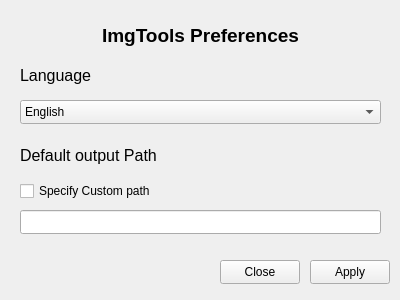
<?xml version="1.0" encoding="UTF-8"?>
<ui version="4.0">
 <class>Form</class>
 <widget class="QWidget" name="Form">
  <property name="geometry">
   <rect>
    <x>0</x>
    <y>0</y>
    <width>400</width>
    <height>300</height>
   </rect>
  </property>
  <property name="windowTitle">
   <string>ImgTools - Preferences</string>
  </property>
  <widget class="QLabel" name="titleLabel">
   <property name="geometry">
    <rect>
     <x>10</x>
     <y>10</y>
     <width>381</width>
     <height>51</height>
    </rect>
   </property>
   <property name="text">
    <string>&lt;html&gt;&lt;head/&gt;&lt;body&gt;&lt;p align=&quot;center&quot;&gt;&lt;span style=&quot; font-size:14pt; font-weight:700;&quot;&gt;ImgTools Preferences&lt;/span&gt;&lt;/p&gt;&lt;/body&gt;&lt;/html&gt;</string>
   </property>
  </widget>
  <widget class="QPushButton" name="applyButton">
   <property name="geometry">
    <rect>
     <x>310</x>
     <y>260</y>
     <width>80</width>
     <height>24</height>
    </rect>
   </property>
   <property name="text">
    <string>Apply</string>
   </property>
  </widget>
  <widget class="QPushButton" name="closeButton">
   <property name="geometry">
    <rect>
     <x>220</x>
     <y>260</y>
     <width>80</width>
     <height>24</height>
    </rect>
   </property>
   <property name="text">
    <string>Close</string>
   </property>
  </widget>
  <widget class="QLabel" name="label">
   <property name="geometry">
    <rect>
     <x>20</x>
     <y>60</y>
     <width>201</width>
     <height>31</height>
    </rect>
   </property>
   <property name="text">
    <string>&lt;html&gt;&lt;head/&gt;&lt;body&gt;&lt;p&gt;&lt;span style=&quot; font-size:12pt;&quot;&gt;Language&lt;/span&gt;&lt;/p&gt;&lt;/body&gt;&lt;/html&gt;</string>
   </property>
  </widget>
  <widget class="QComboBox" name="languagesComboBox">
   <property name="geometry">
    <rect>
     <x>20</x>
     <y>100</y>
     <width>361</width>
     <height>24</height>
    </rect>
   </property>
   <item>
    <property name="text">
     <string>English</string>
    </property>
   </item>
   <item>
    <property name="text">
     <string>Italiano</string>
    </property>
   </item>
  </widget>
  <widget class="QCheckBox" name="useCustomPathCheckbox">
   <property name="geometry">
    <rect>
     <x>20</x>
     <y>180</y>
     <width>361</width>
     <height>22</height>
    </rect>
   </property>
   <property name="text">
    <string>Specify Custom path</string>
   </property>
  </widget>
  <widget class="QLabel" name="label_2">
   <property name="geometry">
    <rect>
     <x>20</x>
     <y>140</y>
     <width>361</width>
     <height>31</height>
    </rect>
   </property>
   <property name="text">
    <string>&lt;html&gt;&lt;head/&gt;&lt;body&gt;&lt;p&gt;&lt;span style=&quot; font-size:12pt;&quot;&gt;Default output Path&lt;/span&gt;&lt;/p&gt;&lt;/body&gt;&lt;/html&gt;</string>
   </property>
  </widget>
  <widget class="QLineEdit" name="defaultOutputPathInput">
   <property name="geometry">
    <rect>
     <x>20</x>
     <y>210</y>
     <width>361</width>
     <height>24</height>
    </rect>
   </property>
  </widget>
 </widget>
 <resources/>
 <connections/>
</ui>
